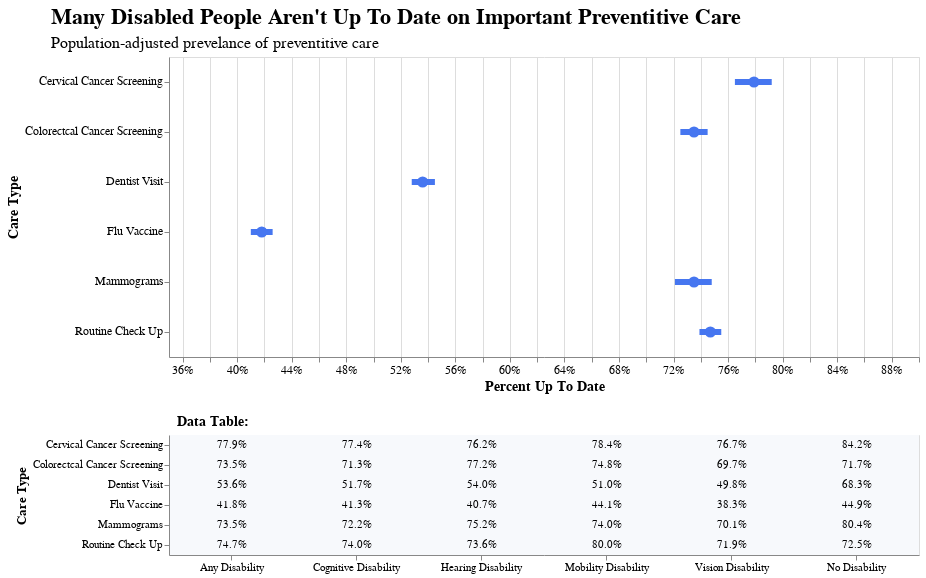

The notebook cell this image was saved under:
### Markdown cell above
<h2>Visualization</h2>

### Code cell
sorting = ['Any Disability', 'Cognitive Disability', 'Hearing Disability', 'Mobility Disability',
           'Vision Disability', 'No Disability']


main_title = alt.TitleParams("Many Disabled People Aren't Up To Date on Important Preventitive Care", 
                         subtitle = '''Population-adjusted prevelance of preventitive care''',
                         anchor = 'start',
                         dx = 45, 
                         fontSize = 22, 
                         subtitleFontSize = 16, 
                         subtitlePadding = 6)

strats = list(preventitive_care.Stratification1.unique())
strats_dropdown = alt.binding_select(options = strats, name = "Ability Type: ")
strats_select = alt.selection_single(fields = ['Stratification1'], init = {'Stratification1' : 'Any Disability'}, bind = strats_dropdown, empty = 'none')

coords = alt.selection_single(encodings = ['x', 'y'], on = 'mouseover', nearest = True, empty = 'none')


lines = alt.Chart(preventitive_care, title = main_title).add_selection(
    strats_select
).mark_rule(
    size = 6, 
    color = '#4676f0'
).encode(
    alt.Y('short_question:N', axis = alt.Axis(title = 'Care Type', labelFontSize = 11.5, titleFontSize = 13.5)), 
    alt.X('High_Confidence_Limit:Q', scale = alt.Scale(domain = [0.35, 0.87], zero = False), 
          axis = alt.Axis(title = 'Percent Up To Date', format = '.0%', labelFontSize = 11.5, titleFontSize = 13.5)), 
    alt.X2('Low_Confidence_Limit:Q'),
    tooltip = [alt.Tooltip('Data_Value:Q', title = 'Percent Up To Date', format = '.2%'), 
               alt.Tooltip('margin_of_error:Q', title = 'Margin of Error', format = '.2%')]
).transform_filter(strats_select)

mean = alt.Chart(preventitive_care).add_selection(
    coords
).mark_point(
    filled = True,
    size = 125, 
    color = '#4676f0', 
    opacity = 1.0
).encode(
    y = alt.Y('short_question:N', axis = alt.Axis(labelFontSize = 100)), 
    x = alt.X('Data_Value:Q'), 
    tooltip = [alt.Tooltip('Data_Value:Q', title = 'Percent Up To Date', format = '.2%'), 
               alt.Tooltip('margin_of_error:Q', title = 'Margin of Error', format = '.2%')]
).transform_filter(strats_select)

top = alt.layer(lines, mean
).properties(
    width = 750, 
    height = 300
).interactive()


text_base = alt.Chart(preventitive_care).mark_rect(
    color = '#fff'
).encode(
    y = alt.Y('short_question:N', axis = alt.Axis(title = 'Care Type', labelFontSize = 10.5, titleFontSize = 13)),
    x = alt.X('Stratification1:N', sort = sorting, axis = alt.Axis(title = '', labelFontSize = 10.5)), 
    color = alt.condition(coords, alt.value('#7396f0'), alt.value('#f7f9fc')
                          #alt.value('#f0f3f7')
                         )
)

text_marks = alt.Chart(preventitive_care).mark_text(
    baseline = 'middle'
).encode(
    y = alt.Y('short_question:N'), 
    x = alt.X('Stratification1:N', sort = sorting),
    text = alt.Text('Data_Value:Q', format = ".1%"),
)

bottom_title = alt.TitleParams('Data Table:', anchor = 'start', fontSize = 14, dx = 162, dy = -2)
bottom = alt.layer(text_base, text_marks).properties(width = 750, title = bottom_title)

alt.vconcat(top, bottom).configure_axisX(labelAngle = 0)

### Figure 1 — Vega-Lite specification as saved in the notebook (floating-point values rounded to 4 significant figures)
{"config": {"view": {"continuousWidth": 400, "continuousHeight": 300}, "axisX": {"labelAngle": 0}}, "vconcat": [{"layer": [{"mark": {"type": "rule", "color": "#4676f0", "size": 6}, "encoding": {"tooltip": [{"field": "Data_Value", "format": ".2%", "title": "Percent Up To Date", "type": "quantitative"}, {"field": "margin_of_error", "format": ".2%", "title": "Margin of Error", "type": "quantitative"}], "x": {"axis": {"format": ".0%", "labelFontSize": 11.5, "title": "Percent Up To Date", "titleFontSize": 13.5}, "field": "High_Confidence_Limit", "scale": {"domain": [0.35, 0.87], "zero": false}, "type": "quantitative"}, "x2": {"field": "Low_Confidence_Limit"}, "y": {"axis": {"labelFontSize": 11.5, "title": "Care Type", "titleFontSize": 13.5}, "field": "short_question", "type": "nominal"}}, "selection": {"selector026": {"type": "single", "fields": ["Stratification1"], "init": {"Stratification1": "Any Disability"}, "bind": {"input": "select", "options": ["Any Disability", "Cognitive Disability", "Hearing Disability", "Mobility Disability", "Vision Disability", "No Disability"], "name": "Ability Type: "}, "empty": "none"}, "selector028": {"type": "interval", "bind": "scales", "encodings": ["x", "y"]}}, "title": {"text": "Many Disabled People Aren't Up To Date on Important Preventitive Care", "anchor": "start", "dx": 45, "fontSize": 22, "subtitle": "Population-adjusted prevelance of preventitive care", "subtitleFontSize": 16, "subtitlePadding": 6}, "transform": [{"filter": {"selection": "selector026"}}]}, {"mark": {"type": "point", "color": "#4676f0", "filled": true, "opacity": 1.0, "size": 125}, "encoding": {"tooltip": [{"field": "Data_Value", "format": ".2%", "title": "Percent Up To Date", "type": "quantitative"}, {"field": "margin_of_error", "format": ".2%", "title": "Margin of Error", "type": "quantitative"}], "x": {"field": "Data_Value", "type": "quantitative"}, "y": {"axis": {"labelFontSize": 100}, "field": "short_question", "type": "nominal"}}, "selection": {"selector027": {"type": "single", "encodings": ["x", "y"], "on": "mouseover", "nearest": true, "empty": "none"}}, "transform": [{"filter": {"selection": "selector026"}}]}], "height": 300, "width": 750}, {"layer": [{"mark": {"type": "rect", "color": "#fff"}, "encoding": {"color": {"condition": {"value": "#7396f0", "selection": "selector027"}, "value": "#f7f9fc"}, "x": {"axis": {"labelFontSize": 10.5, "title": ""}, "field": "Stratification1", "sort": ["Any Disability", "Cognitive Disability", "Hearing Disability", "Mobility Disability", "Vision Disability", "No Disability"], "type": "nominal"}, "y": {"axis": {"labelFontSize": 10.5, "title": "Care Type", "titleFontSize": 13}, "field": "short_question", "type": "nominal"}}}, {"mark": {"type": "text", "baseline": "middle"}, "encoding": {"text": {"field": "Data_Value", "format": ".1%", "type": "quantitative"}, "x": {"field": "Stratification1", "sort": ["Any Disability", "Cognitive Disability", "Hearing Disability", "Mobility Disability", "Vision Disability", "No Disability"], "type": "nominal"}, "y": {"field": "short_question", "type": "nominal"}}}], "title": {"text": "Data Table:", "anchor": "start", "dx": 162, "dy": -2, "fontSize": 14}, "width": 750}], "data": {"name": "data-1a958642d52782dcb896523472760f15"}, "$schema": "https://vega.github.io/schema/vega-lite/v4.17.0.json", "datasets": {"data-1a958642d52782dcb896523472760f15": [{"Year": 2020.0, "LocationAbbr": "US", "LocationDesc": "United States, DC & Territories", "Question": "Mammogram in the past 2 years among females 50 to 74 years of age", "Category": "Prevention & Screenings", "StratificationCategory1": "Disability Status", "Stratification1": "Any Disability", "StratificationCategory2": null, "Stratification2": null, "Response": "Yes", "DataValueType": "Prevalence", "Data_Value": 0.735, "Data_Value_Footnote_Symbol": null, "Data_Value_Footnote": null, "Low_Confidence_Limit": 0.721, "High_Confidence_Limit": 0.748, "WeightedNumber": 10730000.0, "margin_of_error": 0.013, "short_question": "Mammograms"}, {"Year": 2020.0, "LocationAbbr": "US", "LocationDesc": "United States, DC & Territories", "Question": "Mammogram in the past 2 years among females 50 to 74 years of age", "Category": "Prevention & Screenings", "StratificationCategory1": "Disability Type", "Stratification1": "Cognitive Disability", "StratificationCategory2": null, "Stratification2": null, "Response": "Yes", "DataValueType": "Prevalence", "Data_Value": 0.722, "Data_Value_Footnote_Symbol": null, "Data_Value_Footnote": null, "Low_Confidence_Limit": 0.702, "High_Confidence_Limit": 0.741, "WeightedNumber": 3632000.0, "margin_of_error": 0.019, "short_question": "Mammograms"}, {"Year": 2020.0, "LocationAbbr": "US", "LocationDesc": "United States, DC & Territories", "Question": "Mammogram in the past 2 years among females 50 to 74 years of age", "Category": "Prevention & Screenings", "StratificationCategory1": "Disability Type", "Stratification1": "Hearing Disability", "StratificationCategory2": null, "Stratification2": null, "Response": "Yes", "DataValueType": "Prevalence", "Data_Value": 0.752, "Data_Value_Footnote_Symbol": null, "Data_Value_Footnote": null, "Low_Confidence_Limit": 0.726, "High_Confidence_Limit": 0.776, "WeightedNumber": 2099000.0, "margin_of_error": 0.024, "short_question": "Mammograms"}, {"Year": 2020.0, "LocationAbbr": "US", "LocationDesc": "United States, DC & Territories", "Question": "Mammogram in the past 2 years among females 50 to 74 years of age", "Category": "Prevention & Screenings", "StratificationCategory1": "Disability Type", "Stratification1": "Mobility Disability", "StratificationCategory2": null, "Stratification2": null, "Response": "Yes", "DataValueType": "Prevalence", "Data_Value": 0.74, "Data_Value_Footnote_Symbol": null, "Data_Value_Footnote": null, "Low_Confidence_Limit": 0.724, "High_Confidence_Limit": 0.755, "WeightedNumber": 7160000.0, "margin_of_error": 0.015, "short_question": "Mammograms"}, {"Year": 2020.0, "LocationAbbr": "US", "LocationDesc": "United States, DC & Territories", "Question": "Mammogram in the past 2 years among females 50 to 74 years of age", "Category": "Prevention & Screenings", "StratificationCategory1": "Disability Type", "Stratification1": "Vision Disability", "StratificationCategory2": null, "Stratification2": null, "Response": "Yes", "DataValueType": "Prevalence", "Data_Value": 0.701, "Data_Value_Footnote_Symbol": null, "Data_Value_Footnote": null, "Low_Confidence_Limit": 0.664, "High_Confidence_Limit": 0.735, "WeightedNumber": 2129000.0, "margin_of_error": 0.034, "short_question": "Mammograms"}, {"Year": 2020.0, "LocationAbbr": "US", "LocationDesc": "United States, DC & Territories", "Question": "Mammogram in the past 2 years among females 50 to 74 years of age", "Category": "Prevention & Screenings", "StratificationCategory1": "Disability Status", "Stratification1": "No Disability", "StratificationCategory2": null, "Stratification2": null, "Response": "Yes", "DataValueType": "Prevalence", "Data_Value": 0.804, "Data_Value_Footnote_Symbol": null, "Data_Value_Footnote": null, "Low_Confidence_Limit": 0.797, "High_Confidence_Limit": 0.812, "WeightedNumber": 25750000.0, "margin_of_error": 0.008, "short_question": "Mammograms"}, {"Year": 2020.0, "LocationAbbr": "US", "LocationDesc": "United States, DC & Territories", "Question": "Up-to-date cervical cancer screening among females 21 to 65 years of age", "Category": "Prevention & Screenings", "StratificationCategory1": "Disability Status", "Stratification1": "Any Disability", "StratificationCategory2": null, "Stratification2": null, "Response": "Yes", "DataValueType": "Prevalence", "Data_Value": 0.779, "Data_Value_Footnote_Symbol": null, "Data_Value_Footnote": null, "Low_Confidence_Limit": 0.765, "High_Confidence_Limit": 0.792, "WeightedNumber": 11680000.0, "margin_of_error": 0.013, "short_question": "Cervical Cancer Screening"}, {"Year": 2020.0, "LocationAbbr": "US", "LocationDesc": "United States, DC & Territories", "Question": "Up-to-date cervical cancer screening among females 21 to 65 years of age", "Category": "Prevention & Screenings", "StratificationCategory1": "Disability Type", "Stratification1": "Cognitive Disability", "StratificationCategory2": null, "Stratification2": null, "Response": "Yes", "DataValueType": "Prevalence", "Data_Value": 0.774, "Data_Value_Footnote_Symbol": null, "Data_Value_Footnote": null, "Low_Confidence_Limit": 0.755, "High_Confidence_Limit": 0.792, "WeightedNumber": 6297000.0, "margin_of_error": 0.018, "short_question": "Cervical Cancer Screening"}, {"Year": 2020.0, "LocationAbbr": "US", "LocationDesc": "United States, DC & Territories", "Question": "Up-to-date cervical cancer screening among females 21 to 65 years of age", "Category": "Prevention & Screenings", "StratificationCategory1": "Disability Type", "Stratification1": "Hearing Disability", "StratificationCategory2": null, "Stratification2": null, "Response": "Yes", "DataValueType": "Prevalence", "Data_Value": 0.762, "Data_Value_Footnote_Symbol": null, "Data_Value_Footnote": null, "Low_Confidence_Limit": 0.724, "High_Confidence_Limit": 0.795, "WeightedNumber": 1423000.0, "margin_of_error": 0.033, "short_question": "Cervical Cancer Screening"}, {"Year": 2020.0, "LocationAbbr": "US", "LocationDesc": "United States, DC & Territories", "Question": "Up-to-date cervical cancer screening among females 21 to 65 years of age", "Category": "Prevention & Screenings", "StratificationCategory1": "Disability Type", "Stratification1": "Mobility Disability", "StratificationCategory2": null, "Stratification2": null, "Response": "Yes", "DataValueType": "Prevalence", "Data_Value": 0.784, "Data_Value_Footnote_Symbol": null, "Data_Value_Footnote": null, "Low_Confidence_Limit": 0.762, "High_Confidence_Limit": 0.805, "WeightedNumber": 4660000.0, "margin_of_error": 0.021, "short_question": "Cervical Cancer Screening"}, {"Year": 2020.0, "LocationAbbr": "US", "LocationDesc": "United States, DC & Territories", "Question": "Up-to-date cervical cancer screening among females 21 to 65 years of age", "Category": "Prevention & Screenings", "StratificationCategory1": "Disability Type", "Stratification1": "Vision Disability", "StratificationCategory2": null, "Stratification2": null, "Response": "Yes", "DataValueType": "Prevalence", "Data_Value": 0.767, "Data_Value_Footnote_Symbol": null, "Data_Value_Footnote": null, "Low_Confidence_Limit": 0.734, "High_Confidence_Limit": 0.798, "WeightedNumber": 2353000.0, "margin_of_error": 0.031, "short_question": "Cervical Cancer Screening"}, {"Year": 2020.0, "LocationAbbr": "US", "LocationDesc": "United States, DC & Territories", "Question": "Up-to-date cervical cancer screening among females 21 to 65 years of age", "Category": "Prevention & Screenings", "StratificationCategory1": "Disability Status", "Stratification1": "No Disability", "StratificationCategory2": null, "Stratification2": null, "Response": "Yes", "DataValueType": "Prevalence", "Data_Value": 0.842, "Data_Value_Footnote_Symbol": null, "Data_Value_Footnote": null, "Low_Confidence_Limit": 0.836, "High_Confidence_Limit": 0.848, "WeightedNumber": 47500000.0, "margin_of_error": 0.006, "short_question": "Cervical Cancer Screening"}, {"Year": 2020.0, "LocationAbbr": "US", "LocationDesc": "United States, DC & Territories", "Question": "Up-to-date colorectal cancer screening among adults 50 to 75 years of age", "Category": "Prevention & Screenings", "StratificationCategory1": "Disability Status", "Stratification1": "Any Disability", "StratificationCategory2": null, "Stratification2": null, "Response": "Yes", "DataValueType": "Prevalence", "Data_Value": 0.735, "Data_Value_Footnote_Symbol": null, "Data_Value_Footnote": null, "Low_Confidence_Limit": 0.725, "High_Confidence_Limit": 0.745, "WeightedNumber": 20100000.0, "margin_of_error": 0.01, "short_question": "Colorectcal Cancer Screening"}, {"Year": 2020.0, "LocationAbbr": "US", "LocationDesc": "United States, DC & Territories", "Question": "Up-to-date colorectal cancer screening among adults 50 to 75 years of age", "Category": "Prevention & Screenings", "StratificationCategory1": "Disability Type", "Stratification1": "Cognitive Disability", "StratificationCategory2": null, "Stratification2": null, "Response": "Yes", "DataValueType": "Prevalence", "Data_Value": 0.713, "Data_Value_Footnote_Symbol": null, "Data_Value_Footnote": null, "Low_Confidence_Limit": 0.694, "High_Confidence_Limit": 0.732, "WeightedNumber": 6112000.0, "margin_of_error": 0.019, "short_question": "Colorectcal Cancer Screening"}, {"Year": 2020.0, "LocationAbbr": "US", "LocationDesc": "United States, DC & Territories", "Question": "Up-to-date colorectal cancer screening among adults 50 to 75 years of age", "Category": "Prevention & Screenings", "StratificationCategory1": "Disability Type", "Stratification1": "Hearing Disability", "StratificationCategory2": null, "Stratification2": null, "Response": "Yes", "DataValueType": "Prevalence", "Data_Value": 0.772, "Data_Value_Footnote_Symbol": null, "Data_Value_Footnote": null, "Low_Confidence_Limit": 0.754, "High_Confidence_Limit": 0.789, "WeightedNumber": 5977000.0, "margin_of_error": 0.017, "short_question": "Colorectcal Cancer Screening"}, {"Year": 2020.0, "LocationAbbr": "US", "LocationDesc": "United States, DC & Territories", "Question": "Up-to-date colorectal cancer screening among adults 50 to 75 years of age", "Category": "Prevention & Screenings", "StratificationCategory1": "Disability Type", "Stratification1": "Mobility Disability", "StratificationCategory2": null, "Stratification2": null, "Response": "Yes", "DataValueType": "Prevalence", "Data_Value": 0.748, "Data_Value_Footnote_Symbol": null, "Data_Value_Footnote": null, "Low_Confidence_Limit": 0.736, "High_Confidence_Limit": 0.76, "WeightedNumber": 12410000.0, "margin_of_error": 0.012, "short_question": "Colorectcal Cancer Screening"}, {"Year": 2020.0, "LocationAbbr": "US", "LocationDesc": "United States, DC & Territories", "Question": "Up-to-date colorectal cancer screening among adults 50 to 75 years of age", "Category": "Prevention & Screenings", "StratificationCategory1": "Disability Type", "Stratification1": "Vision Disability", "StratificationCategory2": null, "Stratification2": null, "Response": "Yes", "DataValueType": "Prevalence", "Data_Value": 0.697, "Data_Value_Footnote_Symbol": null, "Data_Value_Footnote": null, "Low_Confidence_Limit": 0.671, "High_Confidence_Limit": 0.721, "WeightedNumber": 3774000.0, "margin_of_error": 0.024, "short_question": "Colorectcal Cancer Screening"}, {"Year": 2020.0, "LocationAbbr": "US", "LocationDesc": "United States, DC & Territories", "Question": "Up-to-date colorectal cancer screening among adults 50 to 75 years of age", "Category": "Prevention & Screenings", "StratificationCategory1": "Disability Status", "Stratification1": "No Disability", "StratificationCategory2": null, "Stratification2": null, "Response": "Yes", "DataValueType": "Prevalence", "Data_Value": 0.717, "Data_Value_Footnote_Symbol": null, "Data_Value_Footnote": null, "Low_Confidence_Limit": 0.71, "High_Confidence_Limit": 0.723, "WeightedNumber": 44230000.0, "margin_of_error": 0.006, "short_question": "Colorectcal Cancer Screening"}, {"Year": 2020.0, "LocationAbbr": "US", "LocationDesc": "United States, DC & Territories", "Question": "Routine check-up in the past year among adults 18 years of age or older", "Category": "Prevention & Screenings", "StratificationCategory1": "Disability Status", "Stratification1": "Any Disability", "StratificationCategory2": null, "Stratification2": null, "Response": "Yes", "DataValueType": "Age-adjusted Prevalence", "Data_Value": 0.747, "Data_Value_Footnote_Symbol": null, "Data_Value_Footnote": null, "Low_Confidence_Limit": 0.739, "High_Confidence_Limit": 0.755, "WeightedNumber": 50740000.0, "margin_of_error": 0.008, "short_question": "Routine Check Up"}, {"Year": 2020.0, "LocationAbbr": "US", "LocationDesc": "United States, DC & Territories", "Question": "Routine check-up in the past year among adults 18 years of age or older", "Category": "Prevention & Screenings", "StratificationCategory1": "Disability Type", "Stratification1": "Cognitive Disability", "StratificationCategory2": null, "Stratification2": null, "Response": "Yes", "DataValueType": "Age-adjusted Prevalence", "Data_Value": 0.74, "Data_Value_Footnote_Symbol": null, "Data_Value_Footnote": null, "Low_Confidence_Limit": 0.729, "High_Confidence_Limit": 0.751, "WeightedNumber": 19440000.0, "margin_of_error": 0.011, "short_question": "Routine Check Up"}, {"Year": 2020.0, "LocationAbbr": "US", "LocationDesc": "United States, DC & Territories", "Question": "Routine check-up in the past year among adults 18 years of age or older", "Category": "Prevention & Screenings", "StratificationCategory1": "Disability Type", "Stratification1": "Hearing Disability", "StratificationCategory2": null, "Stratification2": null, "Response": "Yes", "DataValueType": "Age-adjusted Prevalence", "Data_Value": 0.736, "Data_Value_Footnote_Symbol": null, "Data_Value_Footnote": null, "Low_Confidence_Limit": 0.716, "High_Confidence_Limit": 0.755, "WeightedNumber": 13380000.0, "margin_of_error": 0.019, "short_question": "Routine Check Up"}, {"Year": 2020.0, "LocationAbbr": "US", "LocationDesc": "United States, DC & Territories", "Question": "Routine check-up in the past year among adults 18 years of age or older", "Category": "Prevention & Screenings", "StratificationCategory1": "Disability Type", "Stratification1": "Mobility Disability", "StratificationCategory2": null, "Stratification2": null, "Response": "Yes", "DataValueType": "Age-adjusted Prevalence", "Data_Value": 0.8, "Data_Value_Footnote_Symbol": null, "Data_Value_Footnote": null, "Low_Confidence_Limit": 0.784, "High_Confidence_Limit": 0.815, "WeightedNumber": 26430000.0, "margin_of_error": 0.015, "short_question": "Routine Check Up"}, {"Year": 2020.0, "LocationAbbr": "US", "LocationDesc": "United States, DC & Territories", "Question": "Routine check-up in the past year among adults 18 years of age or older", "Category": "Prevention & Screenings", "StratificationCategory1": "Disability Type", "Stratification1": "Vision Disability", "StratificationCategory2": null, "Stratification2": null, "Response": "Yes", "DataValueType": "Age-adjusted Prevalence", "Data_Value": 0.719, "Data_Value_Footnote_Symbol": null, "Data_Value_Footnote": null, "Low_Confidence_Limit": 0.698, "High_Confidence_Limit": 0.739, "WeightedNumber": 9683000.0, "margin_of_error": 0.02, "short_question": "Routine Check Up"}, {"Year": 2020.0, "LocationAbbr": "US", "LocationDesc": "United States, DC & Territories", "Question": "Routine check-up in the past year among adults 18 years of age or older", "Category": "Prevention & Screenings", "StratificationCategory1": "Disability Status", "Stratification1": "No Disability", "StratificationCategory2": null, "Stratification2": null, "Response": "Yes", "DataValueType": "Age-adjusted Prevalence", "Data_Value": 0.725, "Data_Value_Footnote_Symbol": null, "Data_Value_Footnote": null, "Low_Confidence_Limit": 0.721, "High_Confidence_Limit": 0.729, "WeightedNumber": 130400000.0, "margin_of_error": 0.004, "short_question": "Routine Check Up"}, {"Year": 2020.0, "LocationAbbr": "US", "LocationDesc": "United States, DC & Territories", "Question": "Visited a dentist in the past year among adults 18 years of age or older", "Category": "Prevention & Screenings", "StratificationCategory1": "Disability Status", "Stratification1": "Any Disability", "StratificationCategory2": null, "Stratification2": null, "Response": "Yes", "DataValueType": "Age-adjusted Prevalence", "Data_Value": 0.536, "Data_Value_Footnote_Symbol": null, "Data_Value_Footnote": null, "Low_Confidence_Limit": 0.528, "High_Confidence_Limit": 0.545, "WeightedNumber": 34450000.0, "margin_of_error": 0.009, "short_question": "Dentist Visit"}, {"Year": 2020.0, "LocationAbbr": "US", "LocationDesc": "United States, DC & Territories", "Question": "Visited a dentist in the past year among adults 18 years of age or older", "Category": "Prevention & Screenings", "StratificationCategory1": "Disability Type", "Stratification1": "Cognitive Disability", "StratificationCategory2": null, "Stratification2": null, "Response": "Yes", "DataValueType": "Age-adjusted Prevalence", "Data_Value": 0.517, "Data_Value_Footnote_Symbol": null, "Data_Value_Footnote": null, "Low_Confidence_Limit": 0.505, "High_Confidence_Limit": 0.529, "WeightedNumber": 13490000.0, "margin_of_error": 0.012, "short_question": "Dentist Visit"}, {"Year": 2020.0, "LocationAbbr": "US", "LocationDesc": "United States, DC & Territories", "Question": "Visited a dentist in the past year among adults 18 years of age or older", "Category": "Prevention & Screenings", "StratificationCategory1": "Disability Type", "Stratification1": "Hearing Disability", "StratificationCategory2": null, "Stratification2": null, "Response": "Yes", "DataValueType": "Age-adjusted Prevalence", "Data_Value": 0.54, "Data_Value_Footnote_Symbol": null, "Data_Value_Footnote": null, "Low_Confidence_Limit": 0.519, "High_Confidence_Limit": 0.56, "WeightedNumber": 9276000.0, "margin_of_error": 0.02, "short_question": "Dentist Visit"}, {"Year": 2020.0, "LocationAbbr": "US", "LocationDesc": "United States, DC & Territories", "Question": "Visited a dentist in the past year among adults 18 years of age or older", "Category": "Prevention & Screenings", "StratificationCategory1": "Disability Type", "Stratification1": "Mobility Disability", "StratificationCategory2": null, "Stratification2": null, "Response": "Yes", "DataValueType": "Age-adjusted Prevalence", "Data_Value": 0.51, "Data_Value_Footnote_Symbol": null, "Data_Value_Footnote": null, "Low_Confidence_Limit": 0.492, "High_Confidence_Limit": 0.527, "WeightedNumber": 15530000.0, "margin_of_error": 0.017, "short_question": "Dentist Visit"}, {"Year": 2020.0, "LocationAbbr": "US", "LocationDesc": "United States, DC & Territories", "Question": "Visited a dentist in the past year among adults 18 years of age or older", "Category": "Prevention & Screenings", "StratificationCategory1": "Disability Type", "Stratification1": "Vision Disability", "StratificationCategory2": null, "Stratification2": null, "Response": "Yes", "DataValueType": "Age-adjusted Prevalence", "Data_Value": 0.498, "Data_Value_Footnote_Symbol": null, "Data_Value_Footnote": null, "Low_Confidence_Limit": 0.477, "High_Confidence_Limit": 0.519, "WeightedNumber": 6196000.0, "margin_of_error": 0.021, "short_question": "Dentist Visit"}, {"Year": 2020.0, "LocationAbbr": "US", "LocationDesc": "United States, DC & Territories", "Question": "Visited a dentist in the past year among adults 18 years of age or older", "Category": "Prevention & Screenings", "StratificationCategory1": "Disability Status", "Stratification1": "No Disability", "StratificationCategory2": null, "Stratification2": null, "Response": "Yes", "DataValueType": "Age-adjusted Prevalence", "Data_Value": 0.683, "Data_Value_Footnote_Symbol": null, "Data_Value_Footnote": null, "Low_Confidence_Limit": 0.679, "High_Confidence_Limit": 0.688, "WeightedNumber": 123000000.0, "margin_of_error": 0.005, "short_question": "Dentist Visit"}, {"Year": 2020.0, "LocationAbbr": "US", "LocationDesc": "United States, DC & Territories", "Question": "Had a flu vaccine in the past 12 months among adults 18 years of age or older", "Category": "Prevention & Screenings", "StratificationCategory1": "Disability Status", "Stratification1": "Any Disability", "StratificationCategory2": null, "Stratification2": null, "Response": "Yes", "DataValueType": "Age-adjusted Prevalence", "Data_Value": 0.418, "Data_Value_Footnote_Symbol": null, "Data_Value_Footnote": null, "Low_Confidence_Limit": 0.41, "High_Confidence_Limit": 0.426, "WeightedNumber": 30210000.0, "margin_of_error": 0.008, "short_question": "Flu Vaccine"}, {"Year": 2020.0, "LocationAbbr": "US", "LocationDesc": "United States, DC & Territories", "Question": "Had a flu vaccine in the past 12 months among adults 18 years of age or older", "Category": "Prevention & Screenings", "StratificationCategory1": "Disability Type", "Stratification1": "Cognitive Disability", "StratificationCategory2": null, "Stratification2": null, "Response": "Yes", "DataValueType": "Age-adjusted Prevalence", "Data_Value": 0.413, "Data_Value_Footnote_Symbol": null, "Data_Value_Footnote": null, "Low_Confidence_Limit": 0.402, "High_Confidence_Limit": 0.424, "WeightedNumber": 10850000.0, "margin_of_error": 0.011, "short_question": "Flu Vaccine"}, {"Year": 2020.0, "LocationAbbr": "US", "LocationDesc": "United States, DC & Territories", "Question": "Had a flu vaccine in the past 12 months among adults 18 years of age or older", "Category": "Prevention & Screenings", "StratificationCategory1": "Disability Type", "Stratification1": "Hearing Disability", "StratificationCategory2": null, "Stratification2": null, "Response": "Yes", "DataValueType": "Age-adjusted Prevalence", "Data_Value": 0.407, "Data_Value_Footnote_Symbol": null, "Data_Value_Footnote": null, "Low_Confidence_Limit": 0.389, "High_Confidence_Limit": 0.425, "WeightedNumber": 8640000.0, "margin_of_error": 0.018, "short_question": "Flu Vaccine"}, {"Year": 2020.0, "LocationAbbr": "US", "LocationDesc": "United States, DC & Territories", "Question": "Had a flu vaccine in the past 12 months among adults 18 years of age or older", "Category": "Prevention & Screenings", "StratificationCategory1": "Disability Type", "Stratification1": "Mobility Disability", "StratificationCategory2": null, "Stratification2": null, "Response": "Yes", "DataValueType": "Age-adjusted Prevalence", "Data_Value": 0.441, "Data_Value_Footnote_Symbol": null, "Data_Value_Footnote": null, "Low_Confidence_Limit": 0.424, "High_Confidence_Limit": 0.458, "WeightedNumber": 16150000.0, "margin_of_error": 0.017, "short_question": "Flu Vaccine"}, {"Year": 2020.0, "LocationAbbr": "US", "LocationDesc": "United States, DC & Territories", "Question": "Had a flu vaccine in the past 12 months among adults 18 years of age or older", "Category": "Prevention & Screenings", "StratificationCategory1": "Disability Type", "Stratification1": "Vision Disability", "StratificationCategory2": null, "Stratification2": null, "Response": "Yes", "DataValueType": "Age-adjusted Prevalence", "Data_Value": 0.383, "Data_Value_Footnote_Symbol": null, "Data_Value_Footnote": null, "Low_Confidence_Limit": 0.364, "High_Confidence_Limit": 0.401, "WeightedNumber": 5415000.0, "margin_of_error": 0.018, "short_question": "Flu Vaccine"}, {"Year": 2020.0, "LocationAbbr": "US", "LocationDesc": "United States, DC & Territories", "Question": "Had a flu vaccine in the past 12 months among adults 18 years of age or older", "Category": "Prevention & Screenings", "StratificationCategory1": "Disability Status", "Stratification1": "No Disability", "StratificationCategory2": null, "Stratification2": null, "Response": "Yes", "DataValueType": "Age-adjusted Prevalence", "Data_Value": 0.449, "Data_Value_Footnote_Symbol": null, "Data_Value_Footnote": null, "Low_Confidence_Limit": 0.444, "High_Confidence_Limit": 0.453, "WeightedNumber": 79710000.0, "margin_of_error": 0.004, "short_question": "Flu Vaccine"}]}}
